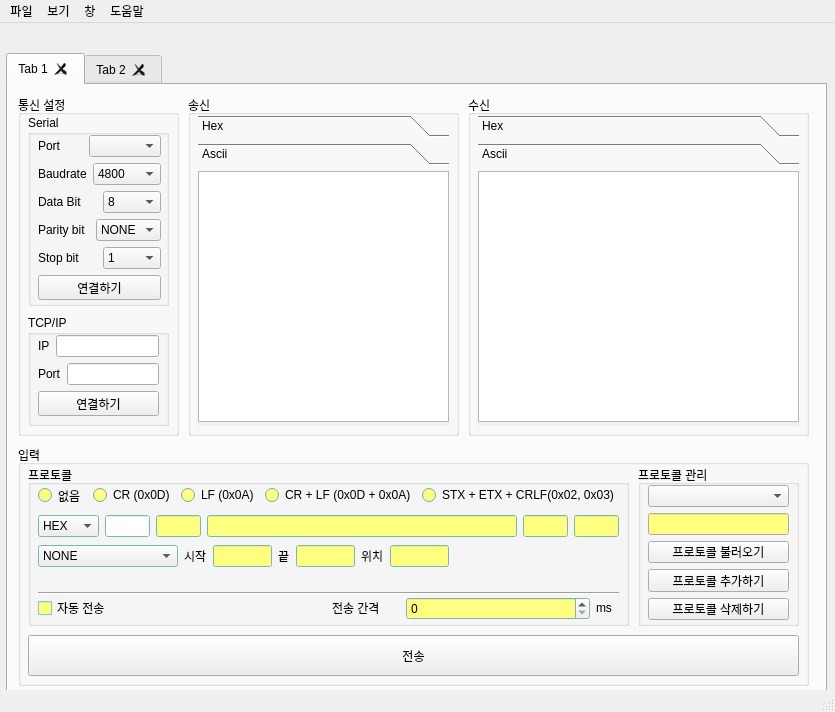
<?xml version="1.0" encoding="UTF-8"?>
<ui version="4.0">
 <class>MainWindow</class>
 <widget class="QMainWindow" name="MainWindow">
  <property name="enabled">
   <bool>true</bool>
  </property>
  <property name="geometry">
   <rect>
    <x>0</x>
    <y>0</y>
    <width>835</width>
    <height>712</height>
   </rect>
  </property>
  <property name="mouseTracking">
   <bool>true</bool>
  </property>
  <property name="focusPolicy">
   <enum>Qt::WheelFocus</enum>
  </property>
  <property name="windowTitle">
   <string>MainWindow</string>
  </property>
  <widget class="QWidget" name="centralwidget">
   <widget class="QTabWidget" name="tabWidget">
    <property name="geometry">
     <rect>
      <x>6</x>
      <y>30</y>
      <width>821</width>
      <height>641</height>
     </rect>
    </property>
    <property name="baseSize">
     <size>
      <width>0</width>
      <height>6</height>
     </size>
    </property>
    <property name="acceptDrops">
     <bool>false</bool>
    </property>
    <property name="currentIndex">
     <number>0</number>
    </property>
    <property name="documentMode">
     <bool>false</bool>
    </property>
    <property name="tabsClosable">
     <bool>true</bool>
    </property>
    <property name="movable">
     <bool>true</bool>
    </property>
    <widget class="QWidget" name="tab">
     <attribute name="title">
      <string>Tab 1</string>
     </attribute>
     <widget class="QGroupBox" name="groupBox_2">
      <property name="geometry">
       <rect>
        <x>10</x>
        <y>10</y>
        <width>161</width>
        <height>341</height>
       </rect>
      </property>
      <property name="title">
       <string>통신 설정</string>
      </property>
      <widget class="QGroupBox" name="groupBox_7">
       <property name="geometry">
        <rect>
         <x>10</x>
         <y>20</y>
         <width>141</width>
         <height>191</height>
        </rect>
       </property>
       <property name="title">
        <string>Serial</string>
       </property>
       <widget class="QWidget" name="layoutWidget">
        <property name="geometry">
         <rect>
          <x>10</x>
          <y>20</y>
          <width>123</width>
          <height>165</height>
         </rect>
        </property>
        <layout class="QVBoxLayout" name="verticalLayout">
         <item>
          <layout class="QHBoxLayout" name="horizontalLayout">
           <item>
            <widget class="QLabel" name="label">
             <property name="text">
              <string>Port</string>
             </property>
            </widget>
           </item>
           <item>
            <widget class="QComboBox" name="comboBox_Comport"/>
           </item>
          </layout>
         </item>
         <item>
          <layout class="QHBoxLayout" name="horizontalLayout_2">
           <item>
            <widget class="QLabel" name="label_2">
             <property name="text">
              <string>Baudrate</string>
             </property>
            </widget>
           </item>
           <item>
            <widget class="QComboBox" name="comboBox_Baudrate">
             <item>
              <property name="text">
               <string>4800</string>
              </property>
             </item>
             <item>
              <property name="text">
               <string>9600</string>
              </property>
             </item>
             <item>
              <property name="text">
               <string>14400</string>
              </property>
             </item>
             <item>
              <property name="text">
               <string>19200</string>
              </property>
             </item>
             <item>
              <property name="text">
               <string>115200</string>
              </property>
             </item>
            </widget>
           </item>
          </layout>
         </item>
         <item>
          <layout class="QHBoxLayout" name="horizontalLayout_6">
           <item>
            <widget class="QLabel" name="label_6">
             <property name="text">
              <string>Data Bit</string>
             </property>
            </widget>
           </item>
           <item>
            <widget class="QComboBox" name="comboBox_stopBit_2">
             <item>
              <property name="text">
               <string>8</string>
              </property>
             </item>
            </widget>
           </item>
          </layout>
         </item>
         <item>
          <layout class="QHBoxLayout" name="horizontalLayout_4">
           <item>
            <widget class="QLabel" name="label_4">
             <property name="text">
              <string>Parity bit</string>
             </property>
            </widget>
           </item>
           <item>
            <widget class="QComboBox" name="comboBox_parityBit">
             <item>
              <property name="text">
               <string>NONE</string>
              </property>
             </item>
             <item>
              <property name="text">
               <string>EVEN</string>
              </property>
             </item>
             <item>
              <property name="text">
               <string>ODD</string>
              </property>
             </item>
            </widget>
           </item>
          </layout>
         </item>
         <item>
          <layout class="QHBoxLayout" name="horizontalLayout_3">
           <item>
            <widget class="QLabel" name="label_3">
             <property name="text">
              <string>Stop bit</string>
             </property>
            </widget>
           </item>
           <item>
            <widget class="QComboBox" name="comboBox_stopBit">
             <item>
              <property name="text">
               <string>1</string>
              </property>
             </item>
             <item>
              <property name="text">
               <string>1.5</string>
              </property>
             </item>
             <item>
              <property name="text">
               <string>2</string>
              </property>
             </item>
            </widget>
           </item>
          </layout>
         </item>
         <item>
          <widget class="QPushButton" name="pushButton_connect">
           <property name="text">
            <string>연결하기</string>
           </property>
          </widget>
         </item>
        </layout>
       </widget>
      </widget>
      <widget class="QGroupBox" name="groupBox_8">
       <property name="geometry">
        <rect>
         <x>10</x>
         <y>220</y>
         <width>141</width>
         <height>111</height>
        </rect>
       </property>
       <property name="title">
        <string>TCP/IP</string>
       </property>
       <widget class="QWidget" name="verticalLayoutWidget_2">
        <property name="geometry">
         <rect>
          <x>10</x>
          <y>20</y>
          <width>121</width>
          <height>81</height>
         </rect>
        </property>
        <layout class="QVBoxLayout" name="verticalLayout_3">
         <item>
          <layout class="QHBoxLayout" name="horizontalLayout_7">
           <item>
            <widget class="QLabel" name="label_7">
             <property name="text">
              <string>IP</string>
             </property>
            </widget>
           </item>
           <item>
            <widget class="QLineEdit" name="lineEdit"/>
           </item>
          </layout>
         </item>
         <item>
          <layout class="QHBoxLayout" name="horizontalLayout_8">
           <item>
            <widget class="QLabel" name="label_8">
             <property name="text">
              <string>Port</string>
             </property>
            </widget>
           </item>
           <item>
            <widget class="QLineEdit" name="lineEdit_2"/>
           </item>
          </layout>
         </item>
         <item>
          <widget class="QPushButton" name="pushButton_2">
           <property name="text">
            <string>연결하기</string>
           </property>
          </widget>
         </item>
        </layout>
       </widget>
      </widget>
     </widget>
     <widget class="QGroupBox" name="groupBox">
      <property name="geometry">
       <rect>
        <x>10</x>
        <y>360</y>
        <width>791</width>
        <height>241</height>
       </rect>
      </property>
      <property name="minimumSize">
       <size>
        <width>124</width>
        <height>0</height>
       </size>
      </property>
      <property name="baseSize">
       <size>
        <width>86</width>
        <height>0</height>
       </size>
      </property>
      <property name="palette">
       <palette>
        <active>
         <colorrole role="BrightText">
          <brush brushstyle="SolidPattern">
           <color alpha="255">
            <red>255</red>
            <green>255</green>
            <blue>255</blue>
           </color>
          </brush>
         </colorrole>
         <colorrole role="Base">
          <brush brushstyle="SolidPattern">
           <color alpha="255">
            <red>255</red>
            <green>255</green>
            <blue>127</blue>
           </color>
          </brush>
         </colorrole>
        </active>
        <inactive>
         <colorrole role="BrightText">
          <brush brushstyle="SolidPattern">
           <color alpha="255">
            <red>255</red>
            <green>255</green>
            <blue>255</blue>
           </color>
          </brush>
         </colorrole>
         <colorrole role="Base">
          <brush brushstyle="SolidPattern">
           <color alpha="255">
            <red>255</red>
            <green>255</green>
            <blue>127</blue>
           </color>
          </brush>
         </colorrole>
        </inactive>
        <disabled>
         <colorrole role="BrightText">
          <brush brushstyle="SolidPattern">
           <color alpha="255">
            <red>255</red>
            <green>255</green>
            <blue>255</blue>
           </color>
          </brush>
         </colorrole>
         <colorrole role="Base">
          <brush brushstyle="SolidPattern">
           <color alpha="255">
            <red>240</red>
            <green>240</green>
            <blue>240</blue>
           </color>
          </brush>
         </colorrole>
        </disabled>
       </palette>
      </property>
      <property name="toolTip">
       <string/>
      </property>
      <property name="title">
       <string>입력</string>
      </property>
      <widget class="QGroupBox" name="groupBox_9">
       <property name="geometry">
        <rect>
         <x>10</x>
         <y>20</y>
         <width>601</width>
         <height>161</height>
        </rect>
       </property>
       <property name="palette">
        <palette>
         <active>
          <colorrole role="Base">
           <brush brushstyle="SolidPattern">
            <color alpha="255">
             <red>255</red>
             <green>255</green>
             <blue>127</blue>
            </color>
           </brush>
          </colorrole>
          <colorrole role="Window">
           <brush brushstyle="SolidPattern">
            <color alpha="255">
             <red>170</red>
             <green>255</green>
             <blue>255</blue>
            </color>
           </brush>
          </colorrole>
          <colorrole role="AlternateBase">
           <brush brushstyle="SolidPattern">
            <color alpha="255">
             <red>240</red>
             <green>240</green>
             <blue>240</blue>
            </color>
           </brush>
          </colorrole>
         </active>
         <inactive>
          <colorrole role="Base">
           <brush brushstyle="SolidPattern">
            <color alpha="255">
             <red>255</red>
             <green>255</green>
             <blue>127</blue>
            </color>
           </brush>
          </colorrole>
          <colorrole role="Window">
           <brush brushstyle="SolidPattern">
            <color alpha="255">
             <red>170</red>
             <green>255</green>
             <blue>255</blue>
            </color>
           </brush>
          </colorrole>
          <colorrole role="AlternateBase">
           <brush brushstyle="SolidPattern">
            <color alpha="255">
             <red>240</red>
             <green>240</green>
             <blue>240</blue>
            </color>
           </brush>
          </colorrole>
         </inactive>
         <disabled>
          <colorrole role="Base">
           <brush brushstyle="SolidPattern">
            <color alpha="255">
             <red>170</red>
             <green>255</green>
             <blue>255</blue>
            </color>
           </brush>
          </colorrole>
          <colorrole role="Window">
           <brush brushstyle="SolidPattern">
            <color alpha="255">
             <red>170</red>
             <green>255</green>
             <blue>255</blue>
            </color>
           </brush>
          </colorrole>
          <colorrole role="AlternateBase">
           <brush brushstyle="SolidPattern">
            <color alpha="255">
             <red>240</red>
             <green>240</green>
             <blue>240</blue>
            </color>
           </brush>
          </colorrole>
         </disabled>
        </palette>
       </property>
       <property name="title">
        <string>프로토콜</string>
       </property>
       <widget class="QWidget" name="horizontalLayoutWidget_4">
        <property name="geometry">
         <rect>
          <x>10</x>
          <y>20</y>
          <width>581</width>
          <height>21</height>
         </rect>
        </property>
        <layout class="QHBoxLayout" name="horizontalLayout_9">
         <item>
          <widget class="QRadioButton" name="radioButton">
           <property name="text">
            <string>없음</string>
           </property>
          </widget>
         </item>
         <item>
          <widget class="QRadioButton" name="radioButton_2">
           <property name="text">
            <string>CR (0x0D)</string>
           </property>
          </widget>
         </item>
         <item>
          <widget class="QRadioButton" name="radioButton_3">
           <property name="text">
            <string>LF (0x0A)</string>
           </property>
          </widget>
         </item>
         <item>
          <widget class="QRadioButton" name="radioButton_4">
           <property name="text">
            <string>CR + LF (0x0D + 0x0A)</string>
           </property>
          </widget>
         </item>
         <item>
          <widget class="QRadioButton" name="radioButton_5">
           <property name="text">
            <string>STX + ETX + CRLF(0x02, 0x03)</string>
           </property>
          </widget>
         </item>
        </layout>
       </widget>
       <widget class="QWidget" name="horizontalLayoutWidget_5">
        <property name="geometry">
         <rect>
          <x>10</x>
          <y>50</y>
          <width>581</width>
          <height>22</height>
         </rect>
        </property>
        <layout class="QHBoxLayout" name="horizontalLayout_10">
         <item>
          <widget class="QComboBox" name="comboBox_HexOrAscii">
           <property name="minimumSize">
            <size>
             <width>5</width>
             <height>0</height>
            </size>
           </property>
           <property name="layoutDirection">
            <enum>Qt::LeftToRight</enum>
           </property>
           <item>
            <property name="text">
             <string>HEX</string>
            </property>
           </item>
           <item>
            <property name="text">
             <string>ASCII</string>
            </property>
           </item>
          </widget>
         </item>
         <item>
          <widget class="QLineEdit" name="lineEdit_head1">
           <property name="maximumSize">
            <size>
             <width>45</width>
             <height>16777215</height>
            </size>
           </property>
           <property name="palette">
            <palette>
             <active>
              <colorrole role="Base">
               <brush brushstyle="SolidPattern">
                <color alpha="255">
                 <red>255</red>
                 <green>255</green>
                 <blue>255</blue>
                </color>
               </brush>
              </colorrole>
             </active>
             <inactive>
              <colorrole role="Base">
               <brush brushstyle="SolidPattern">
                <color alpha="255">
                 <red>255</red>
                 <green>255</green>
                 <blue>255</blue>
                </color>
               </brush>
              </colorrole>
             </inactive>
             <disabled>
              <colorrole role="Base">
               <brush brushstyle="SolidPattern">
                <color alpha="255">
                 <red>240</red>
                 <green>240</green>
                 <blue>240</blue>
                </color>
               </brush>
              </colorrole>
             </disabled>
            </palette>
           </property>
           <property name="font">
            <font>
             <italic>false</italic>
            </font>
           </property>
           <property name="toolTip">
            <string extracomment="only HexCode"/>
           </property>
           <property name="autoFillBackground">
            <bool>true</bool>
           </property>
           <property name="text">
            <string/>
           </property>
          </widget>
         </item>
         <item>
          <widget class="QLineEdit" name="lineEdit_head2">
           <property name="maximumSize">
            <size>
             <width>45</width>
             <height>16777215</height>
            </size>
           </property>
          </widget>
         </item>
         <item>
          <widget class="QLineEdit" name="lineEdit_protocol">
           <property name="minimumSize">
            <size>
             <width>244</width>
             <height>0</height>
            </size>
           </property>
           <property name="maximumSize">
            <size>
             <width>312</width>
             <height>16777215</height>
            </size>
           </property>
          </widget>
         </item>
         <item>
          <widget class="QLineEdit" name="lineEdit_tail1">
           <property name="sizePolicy">
            <sizepolicy hsizetype="Fixed" vsizetype="Fixed">
             <horstretch>0</horstretch>
             <verstretch>0</verstretch>
            </sizepolicy>
           </property>
           <property name="maximumSize">
            <size>
             <width>45</width>
             <height>16777215</height>
            </size>
           </property>
          </widget>
         </item>
         <item>
          <widget class="QLineEdit" name="lineEdit_tail2">
           <property name="maximumSize">
            <size>
             <width>45</width>
             <height>16777215</height>
            </size>
           </property>
          </widget>
         </item>
        </layout>
       </widget>
       <widget class="QWidget" name="horizontalLayoutWidget_6">
        <property name="geometry">
         <rect>
          <x>10</x>
          <y>130</y>
          <width>581</width>
          <height>27</height>
         </rect>
        </property>
        <layout class="QHBoxLayout" name="horizontalLayout_11">
         <item>
          <widget class="QCheckBox" name="checkBox_autoSending">
           <property name="text">
            <string>자동 전송</string>
           </property>
          </widget>
         </item>
         <item>
          <layout class="QHBoxLayout" name="horizontalLayout_5">
           <item>
            <widget class="QLabel" name="label_9">
             <property name="sizePolicy">
              <sizepolicy hsizetype="Preferred" vsizetype="Fixed">
               <horstretch>0</horstretch>
               <verstretch>0</verstretch>
              </sizepolicy>
             </property>
             <property name="minimumSize">
              <size>
               <width>12</width>
               <height>0</height>
              </size>
             </property>
             <property name="maximumSize">
              <size>
               <width>68</width>
               <height>16777215</height>
              </size>
             </property>
             <property name="text">
              <string>전송 간격</string>
             </property>
            </widget>
           </item>
           <item>
            <widget class="QSpinBox" name="spinBox_intervalTime">
             <property name="maximum">
              <number>999999999</number>
             </property>
            </widget>
           </item>
           <item>
            <widget class="QLabel" name="label_5">
             <property name="sizePolicy">
              <sizepolicy hsizetype="Fixed" vsizetype="Fixed">
               <horstretch>0</horstretch>
               <verstretch>0</verstretch>
              </sizepolicy>
             </property>
             <property name="minimumSize">
              <size>
               <width>23</width>
               <height>0</height>
              </size>
             </property>
             <property name="text">
              <string>ms</string>
             </property>
            </widget>
           </item>
          </layout>
         </item>
        </layout>
       </widget>
       <widget class="Line" name="line">
        <property name="geometry">
         <rect>
          <x>10</x>
          <y>120</y>
          <width>581</width>
          <height>16</height>
         </rect>
        </property>
        <property name="orientation">
         <enum>Qt::Horizontal</enum>
        </property>
       </widget>
       <widget class="QWidget" name="horizontalLayoutWidget">
        <property name="geometry">
         <rect>
          <x>10</x>
          <y>80</y>
          <width>411</width>
          <height>22</height>
         </rect>
        </property>
        <layout class="QHBoxLayout" name="horizontalLayout_12">
         <item>
          <widget class="QComboBox" name="comboBox_checkList">
           <property name="minimumSize">
            <size>
             <width>140</width>
             <height>0</height>
            </size>
           </property>
           <property name="maximumSize">
            <size>
             <width>300</width>
             <height>16777215</height>
            </size>
           </property>
           <item>
            <property name="text">
             <string>NONE</string>
            </property>
           </item>
           <item>
            <property name="text">
             <string>CHECKSUM(1Byte)</string>
            </property>
           </item>
           <item>
            <property name="text">
             <string>CRC16</string>
            </property>
           </item>
           <item>
            <property name="text">
             <string>CheckXorSum(2Byte)</string>
            </property>
           </item>
          </widget>
         </item>
         <item>
          <widget class="QLabel" name="label_10">
           <property name="text">
            <string>시작</string>
           </property>
          </widget>
         </item>
         <item>
          <widget class="QLineEdit" name="lineEdit_checkStartIndex"/>
         </item>
         <item>
          <widget class="QLabel" name="label_11">
           <property name="text">
            <string>끝</string>
           </property>
          </widget>
         </item>
         <item>
          <widget class="QLineEdit" name="lineEdit_checkEndIndex"/>
         </item>
         <item>
          <widget class="QLabel" name="label_12">
           <property name="text">
            <string>위치</string>
           </property>
          </widget>
         </item>
         <item>
          <widget class="QLineEdit" name="lineEdit_checkPosition"/>
         </item>
        </layout>
       </widget>
      </widget>
      <widget class="QGroupBox" name="groupBox_3">
       <property name="geometry">
        <rect>
         <x>620</x>
         <y>20</y>
         <width>161</width>
         <height>161</height>
        </rect>
       </property>
       <property name="title">
        <string>프로토콜 관리</string>
       </property>
       <widget class="QWidget" name="verticalLayoutWidget">
        <property name="geometry">
         <rect>
          <x>10</x>
          <y>20</y>
          <width>141</width>
          <height>135</height>
         </rect>
        </property>
        <layout class="QVBoxLayout" name="verticalLayout_2">
         <item>
          <widget class="QComboBox" name="comboBox"/>
         </item>
         <item>
          <widget class="QLineEdit" name="lineEdit_protocolName"/>
         </item>
         <item>
          <widget class="QPushButton" name="pushButton">
           <property name="text">
            <string>프로토콜 불러오기</string>
           </property>
          </widget>
         </item>
         <item>
          <widget class="QPushButton" name="pushButton_4">
           <property name="text">
            <string>프로토콜 추가하기</string>
           </property>
          </widget>
         </item>
         <item>
          <widget class="QPushButton" name="pushButton_5">
           <property name="text">
            <string>프로토콜 삭제하기</string>
           </property>
          </widget>
         </item>
        </layout>
       </widget>
      </widget>
      <widget class="QPushButton" name="pushButton_3">
       <property name="geometry">
        <rect>
         <x>10</x>
         <y>190</y>
         <width>771</width>
         <height>41</height>
        </rect>
       </property>
       <property name="text">
        <string>전송</string>
       </property>
       <property name="checkable">
        <bool>false</bool>
       </property>
       <property name="autoDefault">
        <bool>false</bool>
       </property>
       <property name="default">
        <bool>false</bool>
       </property>
       <property name="flat">
        <bool>false</bool>
       </property>
      </widget>
     </widget>
     <widget class="QGroupBox" name="groupBox_4">
      <property name="geometry">
       <rect>
        <x>460</x>
        <y>10</y>
        <width>341</width>
        <height>341</height>
       </rect>
      </property>
      <property name="title">
       <string>수신</string>
      </property>
      <widget class="QToolBox" name="toolBox_2">
       <property name="geometry">
        <rect>
         <x>10</x>
         <y>20</y>
         <width>321</width>
         <height>311</height>
        </rect>
       </property>
       <property name="currentIndex">
        <number>1</number>
       </property>
       <widget class="QWidget" name="page_3">
        <property name="geometry">
         <rect>
          <x>0</x>
          <y>0</y>
          <width>321</width>
          <height>259</height>
         </rect>
        </property>
        <attribute name="label">
         <string>Hex</string>
        </attribute>
        <widget class="QTextEdit" name="textEdit_3">
         <property name="geometry">
          <rect>
           <x>0</x>
           <y>0</y>
           <width>321</width>
           <height>251</height>
          </rect>
         </property>
         <property name="focusPolicy">
          <enum>Qt::WheelFocus</enum>
         </property>
         <property name="tabChangesFocus">
          <bool>true</bool>
         </property>
         <property name="readOnly">
          <bool>true</bool>
         </property>
         <property name="overwriteMode">
          <bool>false</bool>
         </property>
         <property name="acceptRichText">
          <bool>true</bool>
         </property>
         <property name="cursorWidth">
          <number>1</number>
         </property>
        </widget>
       </widget>
       <widget class="QWidget" name="page_4">
        <property name="geometry">
         <rect>
          <x>0</x>
          <y>0</y>
          <width>321</width>
          <height>259</height>
         </rect>
        </property>
        <attribute name="label">
         <string>Ascii</string>
        </attribute>
        <widget class="QTextEdit" name="textEdit_2">
         <property name="geometry">
          <rect>
           <x>0</x>
           <y>0</y>
           <width>321</width>
           <height>251</height>
          </rect>
         </property>
         <property name="readOnly">
          <bool>true</bool>
         </property>
        </widget>
       </widget>
      </widget>
     </widget>
     <widget class="QGroupBox" name="groupBox_5">
      <property name="geometry">
       <rect>
        <x>180</x>
        <y>10</y>
        <width>271</width>
        <height>341</height>
       </rect>
      </property>
      <property name="autoFillBackground">
       <bool>false</bool>
      </property>
      <property name="title">
       <string>송신</string>
      </property>
      <property name="flat">
       <bool>false</bool>
      </property>
      <property name="checkable">
       <bool>false</bool>
      </property>
      <widget class="QToolBox" name="toolBox">
       <property name="geometry">
        <rect>
         <x>10</x>
         <y>20</y>
         <width>251</width>
         <height>311</height>
        </rect>
       </property>
       <property name="locale">
        <locale language="Korean" country="RepublicOfKorea"/>
       </property>
       <property name="currentIndex">
        <number>1</number>
       </property>
       <widget class="QWidget" name="page">
        <property name="geometry">
         <rect>
          <x>0</x>
          <y>0</y>
          <width>251</width>
          <height>259</height>
         </rect>
        </property>
        <attribute name="label">
         <string>Hex</string>
        </attribute>
        <widget class="QTextEdit" name="textEdit_1">
         <property name="geometry">
          <rect>
           <x>0</x>
           <y>0</y>
           <width>251</width>
           <height>251</height>
          </rect>
         </property>
         <property name="readOnly">
          <bool>true</bool>
         </property>
        </widget>
       </widget>
       <widget class="QWidget" name="page_2">
        <property name="geometry">
         <rect>
          <x>0</x>
          <y>0</y>
          <width>251</width>
          <height>259</height>
         </rect>
        </property>
        <attribute name="label">
         <string>Ascii</string>
        </attribute>
        <widget class="QTextEdit" name="textEdit_4">
         <property name="geometry">
          <rect>
           <x>0</x>
           <y>0</y>
           <width>251</width>
           <height>251</height>
          </rect>
         </property>
         <property name="readOnly">
          <bool>true</bool>
         </property>
        </widget>
       </widget>
      </widget>
     </widget>
    </widget>
    <widget class="QWidget" name="tab_2">
     <attribute name="title">
      <string>Tab 2</string>
     </attribute>
    </widget>
   </widget>
  </widget>
  <widget class="QMenuBar" name="menubar">
   <property name="geometry">
    <rect>
     <x>0</x>
     <y>0</y>
     <width>835</width>
     <height>21</height>
    </rect>
   </property>
   <widget class="QMenu" name="menuFile">
    <property name="title">
     <string>파일</string>
    </property>
    <addaction name="actionNew_Protocol"/>
    <addaction name="actionOpen_Protocol"/>
    <addaction name="actionSave_Protocol"/>
    <addaction name="separator"/>
    <addaction name="actionExit"/>
   </widget>
   <widget class="QMenu" name="menu">
    <property name="title">
     <string>보기</string>
    </property>
   </widget>
   <widget class="QMenu" name="menu_2">
    <property name="title">
     <string>창</string>
    </property>
   </widget>
   <widget class="QMenu" name="menu_3">
    <property name="title">
     <string>도움말</string>
    </property>
   </widget>
   <addaction name="menuFile"/>
   <addaction name="menu"/>
   <addaction name="menu_2"/>
   <addaction name="menu_3"/>
  </widget>
  <widget class="QStatusBar" name="statusbar"/>
  <action name="actionNew_Protocol">
   <property name="text">
    <string>New Protocol</string>
   </property>
  </action>
  <action name="actionOpen_Protocol">
   <property name="text">
    <string>Open Protocol</string>
   </property>
  </action>
  <action name="actionSave_Protocol">
   <property name="text">
    <string>Save Protocol</string>
   </property>
  </action>
  <action name="actionExit">
   <property name="text">
    <string>Exit</string>
   </property>
  </action>
  <action name="action">
   <property name="text">
    <string>실황 화면</string>
   </property>
  </action>
 </widget>
 <resources/>
 <connections>
  <connection>
   <sender>textEdit_1</sender>
   <signal>textChanged()</signal>
   <receiver>textEdit_1</receiver>
   <slot>setModified()</slot>
   <hints>
    <hint type="sourcelabel">
     <x>332</x>
     <y>248</y>
    </hint>
    <hint type="destinationlabel">
     <x>312</x>
     <y>356</y>
    </hint>
   </hints>
  </connection>
  <connection>
   <sender>pushButton_connect</sender>
   <signal>clicked()</signal>
   <receiver>MainWindow</receiver>
   <slot>slot_pushButton_serialConnection()</slot>
   <hints>
    <hint type="sourcelabel">
     <x>77</x>
     <y>275</y>
    </hint>
    <hint type="destinationlabel">
     <x>0</x>
     <y>285</y>
    </hint>
   </hints>
  </connection>
 </connections>
 <designerdata>
  <property name="gridDeltaX">
   <number>10</number>
  </property>
  <property name="gridDeltaY">
   <number>10</number>
  </property>
  <property name="gridSnapX">
   <bool>true</bool>
  </property>
  <property name="gridSnapY">
   <bool>true</bool>
  </property>
  <property name="gridVisible">
   <bool>true</bool>
  </property>
 </designerdata>
 <slots>
  <slot>slot_pushButton_serialConnection()</slot>
  <slot>slot_comboBox_hexOrAscii(int)</slot>
  <slot>slot_pushButton_sendData(bool)</slot>
  <slot>slot_radioBox_nothing()</slot>
  <slot>slot_radioBox_CR()</slot>
  <slot>slot_radioBox_LF()</slot>
  <slot>slot_radioBox_CRLF()</slot>
  <slot>slot_radioBox_STXETX()</slot>
  <slot>slot_pushButton_addProtocol()</slot>
  <slot>slot_pushButton_loadProtocol()</slot>
  <slot>slot_comboBox_macroList(int)</slot>
  <slot>slot_pushButton_delProtocol()</slot>
  <slot>slot_checkBox_autoSendData(bool)</slot>
 </slots>
</ui>
